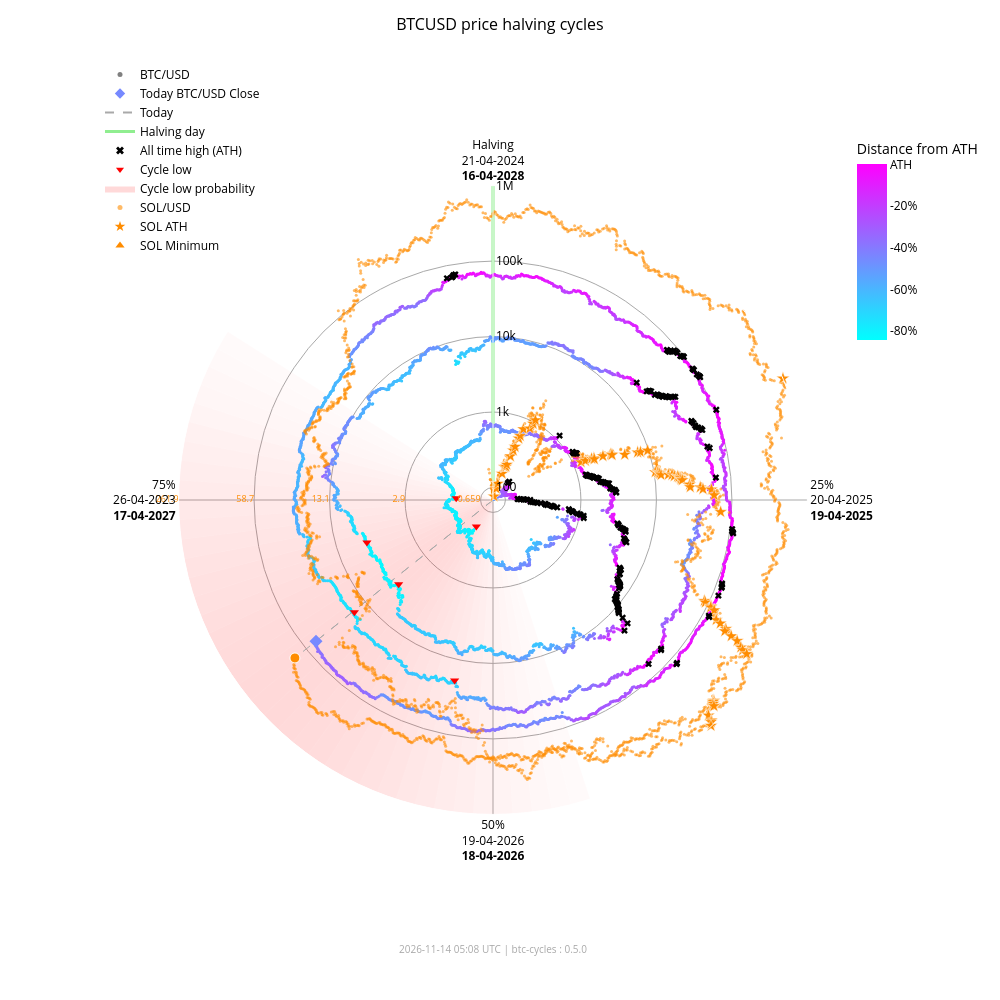

This figure's notebook cell:
### Markdown cell above
### Interactive chart with overlay

### Code cell
fig_overlay_interactive = btc.plot(
    kind="interactive",
    from_date="2012-11-28",
    overlay=sol,
)
fig_overlay_interactive.show(config={"scrollZoom": True, "displayModeBar": True})

### Figure 1 — Plotly figure (JSON) as saved in the notebook; plotly's stock layout.template omitted (floating-point values rounded to 4 significant figures; data arrays with more than 128 entries replaced by an {"elided": "..."} marker saying what was removed)
{"data": [{"fill": "toself", "fillcolor": "rgba(255,0,0,0.018306980149439524)", "hoverinfo": "skip", "line": {"width": 0}, "mode": "lines", "r": [68.43, 1000000, 1000000, 68.43, 68.43], "showlegend": false, "theta": [162.0, 162.0, 165.6, 165.6, 162.0], "type": "scatterpolar"}, {"fill": "toself", "fillcolor": "rgba(255,0,0,0.02405911634527998)", "hoverinfo": "skip", "line": {"width": 0}, "mode": "lines", "r": [68.43, 1000000, 1000000, 68.43, 68.43], "showlegend": false, "theta": [165.6, 165.6, 169.2, 169.2, 165.6], "type": "scatterpolar"}, {"fill": "toself", "fillcolor": "rgba(255,0,0,0.030803449372254352)", "hoverinfo": "skip", "line": {"width": 0}, "mode": "lines", "r": [68.43, 1000000, 1000000, 68.43, 68.43], "showlegend": false, "theta": [169.2, 169.2, 172.8, 172.8, 169.2], "type": "scatterpolar"}, {"fill": "toself", "fillcolor": "rgba(255,0,0,0.03847233586005252)", "hoverinfo": "skip", "line": {"width": 0}, "mode": "lines", "r": [68.43, 1000000, 1000000, 68.43, 68.43], "showlegend": false, "theta": [172.8, 172.8, 176.4, 176.4, 172.8], "type": "scatterpolar"}, {"fill": "toself", "fillcolor": "rgba(255,0,0,0.04694405159551339)", "hoverinfo": "skip", "line": {"width": 0}, "mode": "lines", "r": [68.43, 1000000, 1000000, 68.43, 68.43], "showlegend": false, "theta": [176.4, 176.4, 180.0, 180.0, 176.4], "type": "scatterpolar"}, {"fill": "toself", "fillcolor": "rgba(255,0,0,0.05605603979818329)", "hoverinfo": "skip", "line": {"width": 0}, "mode": "lines", "r": [68.43, 1000000, 1000000, 68.43, 68.43], "showlegend": false, "theta": [180.0, 180.0, 183.6, 183.6, 180.0], "type": "scatterpolar"}, {"fill": "toself", "fillcolor": "rgba(255,0,0,0.06562330627802694)", "hoverinfo": "skip", "line": {"width": 0}, "mode": "lines", "r": [68.43, 1000000, 1000000, 68.43, 68.43], "showlegend": false, "theta": [183.6, 183.6, 187.2, 187.2, 183.6], "type": "scatterpolar"}, {"fill": "toself", "fillcolor": "rgba(255,0,0,0.07545707932574237)", "hoverinfo": "skip", "line": {"width": 0}, "mode": "lines", "r": [68.43, 1000000, 1000000, 68.43, 68.43], "showlegend": false, "theta": [187.2, 187.2, 190.8, 190.8, 187.2], "type": "scatterpolar"}, {"fill": "toself", "fillcolor": "rgba(255,0,0,0.08537841060169407)", "hoverinfo": "skip", "line": {"width": 0}, "mode": "lines", "r": [68.43, 1000000, 1000000, 68.43, 68.43], "showlegend": false, "theta": [190.8, 190.8, 194.4, 194.4, 190.8], "type": "scatterpolar"}, {"fill": "toself", "fillcolor": "rgba(255,0,0,0.09522272137134848)", "hoverinfo": "skip", "line": {"width": 0}, "mode": "lines", "r": [68.43, 1000000, 1000000, 68.43, 68.43], "showlegend": false, "theta": [194.4, 194.4, 198.0, 198.0, 194.4], "type": "scatterpolar"}, {"fill": "toself", "fillcolor": "rgba(255,0,0,0.10483418800389058)", "hoverinfo": "skip", "line": {"width": 0}, "mode": "lines", "r": [68.43, 1000000, 1000000, 68.43, 68.43], "showlegend": false, "theta": [198.0, 198.0, 201.6, 201.6, 198.0], "type": "scatterpolar"}, {"fill": "toself", "fillcolor": "rgba(255,0,0,0.11405248627197925)", "hoverinfo": "skip", "line": {"width": 0}, "mode": "lines", "r": [68.43, 1000000, 1000000, 68.43, 68.43], "showlegend": false, "theta": [201.6, 201.6, 205.2, 205.2, 201.6], "type": "scatterpolar"}, {"fill": "toself", "fillcolor": "rgba(255,0,0,0.12269756305009562)", "hoverinfo": "skip", "line": {"width": 0}, "mode": "lines", "r": [68.43, 1000000, 1000000, 68.43, 68.43], "showlegend": false, "theta": [205.2, 205.2, 208.8, 208.8, 205.2], "type": "scatterpolar"}, {"fill": "toself", "fillcolor": "rgba(255,0,0,0.13055959037792858)", "hoverinfo": "skip", "line": {"width": 0}, "mode": "lines", "r": [68.43, 1000000, 1000000, 68.43, 68.43], "showlegend": false, "theta": [208.8, 208.8, 212.4, 212.4, 208.8], "type": "scatterpolar"}, {"fill": "toself", "fillcolor": "rgba(255,0,0,0.13740037014073872)", "hoverinfo": "skip", "line": {"width": 0}, "mode": "lines", "r": [68.43, 1000000, 1000000, 68.43, 68.43], "showlegend": false, "theta": [212.4, 212.4, 216.0, 216.0, 212.4], "type": "scatterpolar"}, {"fill": "toself", "fillcolor": "rgba(255,0,0,0.14296927208088228)", "hoverinfo": "skip", "line": {"width": 0}, "mode": "lines", "r": [68.43, 1000000, 1000000, 68.43, 68.43], "showlegend": false, "theta": [216.0, 216.0, 219.6, 219.6, 216.0], "type": "scatterpolar"}, {"fill": "toself", "fillcolor": "rgba(255,0,0,0.14703219887325494)", "hoverinfo": "skip", "line": {"width": 0}, "mode": "lines", "r": [68.43, 1000000, 1000000, 68.43, 68.43], "showlegend": false, "theta": [219.6, 219.6, 223.2, 223.2, 219.6], "type": "scatterpolar"}, {"fill": "toself", "fillcolor": "rgba(255,0,0,0.14940752827264187)", "hoverinfo": "skip", "line": {"width": 0}, "mode": "lines", "r": [68.43, 1000000, 1000000, 68.43, 68.43], "showlegend": false, "theta": [223.2, 223.2, 226.8, 226.8, 223.2], "type": "scatterpolar"}, {"fill": "toself", "fillcolor": "rgba(255,0,0,0.15)", "hoverinfo": "skip", "line": {"width": 0}, "mode": "lines", "r": [68.43, 1000000, 1000000, 68.43, 68.43], "showlegend": false, "theta": [226.8, 226.8, 230.4, 230.4, 226.8], "type": "scatterpolar"}, {"fill": "toself", "fillcolor": "rgba(255,0,0,0.14882314851976614)", "hoverinfo": "skip", "line": {"width": 0}, "mode": "lines", "r": [68.43, 1000000, 1000000, 68.43, 68.43], "showlegend": false, "theta": [230.4, 230.4, 234.0, 234.0, 230.4], "type": "scatterpolar"}, {"fill": "toself", "fillcolor": "rgba(255,0,0,0.14600334989350275)", "hoverinfo": "skip", "line": {"width": 0}, "mode": "lines", "r": [68.43, 1000000, 1000000, 68.43, 68.43], "showlegend": false, "theta": [234.0, 234.0, 237.6, 237.6, 234.0], "type": "scatterpolar"}, {"fill": "toself", "fillcolor": "rgba(255,0,0,0.14176315293000513)", "hoverinfo": "skip", "line": {"width": 0}, "mode": "lines", "r": [68.43, 1000000, 1000000, 68.43, 68.43], "showlegend": false, "theta": [237.6, 237.6, 241.2, 241.2, 237.6], "type": "scatterpolar"}, {"fill": "toself", "fillcolor": "rgba(255,0,0,0.1363869302869166)", "hoverinfo": "skip", "line": {"width": 0}, "mode": "lines", "r": [68.43, 1000000, 1000000, 68.43, 68.43], "showlegend": false, "theta": [241.2, 241.2, 244.8, 244.8, 241.2], "type": "scatterpolar"}, {"fill": "toself", "fillcolor": "rgba(255,0,0,0.13017643696734477)", "hoverinfo": "skip", "line": {"width": 0}, "mode": "lines", "r": [68.43, 1000000, 1000000, 68.43, 68.43], "showlegend": false, "theta": [244.8, 244.8, 248.4, 248.4, 244.8], "type": "scatterpolar"}, {"fill": "toself", "fillcolor": "rgba(255,0,0,0.1234063302665758)", "hoverinfo": "skip", "line": {"width": 0}, "mode": "lines", "r": [68.43, 1000000, 1000000, 68.43, 68.43], "showlegend": false, "theta": [248.4, 248.4, 252.0, 252.0, 248.4], "type": "scatterpolar"}, {"fill": "toself", "fillcolor": "rgba(255,0,0,0.11628949020714345)", "hoverinfo": "skip", "line": {"width": 0}, "mode": "lines", "r": [68.43, 1000000, 1000000, 68.43, 68.43], "showlegend": false, "theta": [252.0, 252.0, 255.6, 255.6, 252.0], "type": "scatterpolar"}, {"fill": "toself", "fillcolor": "rgba(255,0,0,0.108959277972535)", "hoverinfo": "skip", "line": {"width": 0}, "mode": "lines", "r": [68.43, 1000000, 1000000, 68.43, 68.43], "showlegend": false, "theta": [255.6, 255.6, 259.2, 259.2, 255.6], "type": "scatterpolar"}, {"fill": "toself", "fillcolor": "rgba(255,0,0,0.1014715299920515)", "hoverinfo": "skip", "line": {"width": 0}, "mode": "lines", "r": [68.43, 1000000, 1000000, 68.43, 68.43], "showlegend": false, "theta": [259.2, 259.2, 262.8, 262.8, 259.2], "type": "scatterpolar"}, {"fill": "toself", "fillcolor": "rgba(255,0,0,0.09382430417652897)", "hoverinfo": "skip", "line": {"width": 0}, "mode": "lines", "r": [68.43, 1000000, 1000000, 68.43, 68.43], "showlegend": false, "theta": [262.8, 262.8, 266.4, 266.4, 262.8], "type": "scatterpolar"}, {"fill": "toself", "fillcolor": "rgba(255,0,0,0.08598937207621672)", "hoverinfo": "skip", "line": {"width": 0}, "mode": "lines", "r": [68.43, 1000000, 1000000, 68.43, 68.43], "showlegend": false, "theta": [266.4, 266.4, 270.0, 270.0, 266.4], "type": "scatterpolar"}, {"fill": "toself", "fillcolor": "rgba(255,0,0,0.07794710108398434)", "hoverinfo": "skip", "line": {"width": 0}, "mode": "lines", "r": [68.43, 1000000, 1000000, 68.43, 68.43], "showlegend": false, "theta": [270.0, 270.0, 273.6, 273.6, 270.0], "type": "scatterpolar"}, {"fill": "toself", "fillcolor": "rgba(255,0,0,0.06971614429145927)", "hoverinfo": "skip", "line": {"width": 0}, "mode": "lines", "r": [68.43, 1000000, 1000000, 68.43, 68.43], "showlegend": false, "theta": [273.6, 273.6, 277.2, 277.2, 273.6], "type": "scatterpolar"}, {"fill": "toself", "fillcolor": "rgba(255,0,0,0.061371174705723626)", "hoverinfo": "skip", "line": {"width": 0}, "mode": "lines", "r": [68.43, 1000000, 1000000, 68.43, 68.43], "showlegend": false, "theta": [277.2, 277.2, 280.8, 280.8, 277.2], "type": "scatterpolar"}, {"fill": "toself", "fillcolor": "rgba(255,0,0,0.05304520605236535)", "hoverinfo": "skip", "line": {"width": 0}, "mode": "lines", "r": [68.43, 1000000, 1000000, 68.43, 68.43], "showlegend": false, "theta": [280.8, 280.8, 284.4, 284.4, 280.8], "type": "scatterpolar"}, {"fill": "toself", "fillcolor": "rgba(255,0,0,0.044916938988340704)", "hoverinfo": "skip", "line": {"width": 0}, "mode": "lines", "r": [68.43, 1000000, 1000000, 68.43, 68.43], "showlegend": false, "theta": [284.4, 284.4, 288.0, 288.0, 284.4], "type": "scatterpolar"}, {"fill": "toself", "fillcolor": "rgba(255,0,0,0.0371870550186571)", "hoverinfo": "skip", "line": {"width": 0}, "mode": "lines", "r": [68.43, 1000000, 1000000, 68.43, 68.43], "showlegend": false, "theta": [288.0, 288.0, 291.6, 291.6, 288.0], "type": "scatterpolar"}, {"fill": "toself", "fillcolor": "rgba(255,0,0,0.030049603184432498)", "hoverinfo": "skip", "line": {"width": 0}, "mode": "lines", "r": [68.43, 1000000, 1000000, 68.43, 68.43], "showlegend": false, "theta": [291.6, 291.6, 295.2, 295.2, 291.6], "type": "scatterpolar"}, {"fill": "toself", "fillcolor": "rgba(255,0,0,0.023665126797805223)", "hoverinfo": "skip", "line": {"width": 0}, "mode": "lines", "r": [68.43, 1000000, 1000000, 68.43, 68.43], "showlegend": false, "theta": [295.2, 295.2, 298.8, 298.8, 295.2], "type": "scatterpolar"}, {"fill": "toself", "fillcolor": "rgba(255,0,0,0.018141004067302662)", "hoverinfo": "skip", "line": {"width": 0}, "mode": "lines", "r": [68.43, 1000000, 1000000, 68.43, 68.43], "showlegend": false, "theta": [298.8, 298.8, 302.4, 302.4, 298.8], "type": "scatterpolar"}, {"hoverinfo": "skip", "line": {"color": "darkgrey", "dash": "dash", "width": 1}, "mode": "lines", "r": [68.43, 68250.0], "showlegend": false, "theta": [231.4, 231.4], "type": "scatterpolar"}, {"hoverinfo": "skip", "line": {"color": "darkgrey", "dash": "dash", "width": 1}, "mode": "lines", "r": [68.43, 155300.0], "showlegend": false, "theta": [231.4, 231.4], "type": "scatterpolar"}, {"hoverinfo": "skip", "line": {"color": "lightgreen", "width": 3}, "mode": "lines", "r": [68.43, 1000000], "showlegend": false, "theta": [0, 0], "type": "scatterpolar"}, {"hoverinfo": "text", "marker": {"color": {"elided": "4949 str values"}, "size": 3}, "mode": "markers", "r": {"elided": "4949 float values"}, "showlegend": false, "text": {"elided": "4949 str values"}, "theta": {"elided": "4949 float values"}, "type": "scatterpolar"}, {"hoverinfo": "text", "marker": {"color": "#FF8C00", "opacity": 0.6, "size": 3}, "mode": "markers", "r": {"elided": "2409 float values"}, "showlegend": false, "text": {"elided": "2409 str values"}, "theta": {"elided": "2409 float values"}, "type": "scatterpolar"}, {"hoverinfo": "text", "marker": {"color": "#7689ff", "size": 10, "symbol": "diamond"}, "mode": "markers", "r": [68250.0], "showlegend": false, "text": ["Today<br>Date: 2026-11-13<br>Price: $68,249.27"], "theta": [231.4], "type": "scatterpolar"}, {"hoverinfo": "text", "marker": {"color": "#FF8C00", "line": {"color": "white", "width": 1}, "size": 10, "symbol": "circle"}, "mode": "markers", "r": [155300.0], "showlegend": false, "text": ["Today SOL<br>Date: 2026-11-13<br>Price: $78.10"], "theta": [231.4], "type": "scatterpolar"}, {"hoverinfo": "text", "marker": {"color": "#FF8C00", "line": {"color": "white", "width": 0.5}, "size": 10, "symbol": "star"}, "mode": "markers", "r": [68.43, 76.69, 98.28, 115.1, 160.2, 199.2, 200.3, 203.8, 217.3, 287.8, 349.8, 397.3, 523.3, 573.2, 718.1, 798.5, 948.0, 1078.0, 1271.0, 1461.0, 1785.0, 1908.0, 1917.0, 2530.0, 3215.0, 3302.0, 3322.0, 4795.0, 7121.0, 7760.0, 9679.0, 10370.0, 11210.0, 11600.0, 11830.0, 12190.0, 15220.0, 16990.0, 18090.0, 20010.0, 20730.0, 21720.0, 21920.0, 22700.0, 28100.0, 28410.0, 38550.0, 41750.0, 54000.0, 58230.0, 71670.0, 86520.0, 90770.0, 111800.0, 112400.0, 128500.0, 155700.0, 182600.0, 229400.0, 231200.0, 295100.0, 371400.0, 451600.0, 493500.0, 583700.0, 612100.0, 618900.0, 644000.0, 686600.0, 744100.0, 879500.0, 907500.0, 980900.0, 1000000.0], "showlegend": false, "text": ["SOL ATH<br>Date: 2020-04-10<br>Price: $0.95", "SOL ATH<br>Date: 2020-07-12<br>Price: $1.02", "SOL ATH<br>Date: 2020-07-13<br>Price: $1.18", "SOL ATH<br>Date: 2020-07-15<br>Price: $1.29", "SOL ATH<br>Date: 2020-07-26<br>Price: $1.57", "SOL ATH<br>Date: 2020-07-27<br>Price: $1.78", "SOL ATH<br>Date: 2020-07-28<br>Price: $1.78", "SOL ATH<br>Date: 2020-08-03<br>Price: $1.80", "SOL ATH<br>Date: 2020-08-04<br>Price: $1.87", "SOL ATH<br>Date: 2020-08-06<br>Price: $2.21", "SOL ATH<br>Date: 2020-08-08<br>Price: $2.47", "SOL ATH<br>Date: 2020-08-09<br>Price: $2.67", "SOL ATH<br>Date: 2020-08-10<br>Price: $3.13", "SOL ATH<br>Date: 2020-08-11<br>Price: $3.30", "SOL ATH<br>Date: 2020-08-12<br>Price: $3.77", "SOL ATH<br>Date: 2020-08-28<br>Price: $4.01", "SOL ATH<br>Date: 2020-08-30<br>Price: $4.44", "SOL ATH<br>Date: 2020-08-31<br>Price: $4.78", "SOL ATH<br>Date: 2021-02-02<br>Price: $5.27", "SOL ATH<br>Date: 2021-02-03<br>Price: $5.72", "SOL ATH<br>Date: 2021-02-04<br>Price: $6.43", "SOL ATH<br>Date: 2021-02-05<br>Price: $6.68", "SOL ATH<br>Date: 2021-02-07<br>Price: $6.70", "SOL ATH<br>Date: 2021-02-08<br>Price: $7.88", "SOL ATH<br>Date: 2021-02-10<br>Price: $9.07", "SOL ATH<br>Date: 2021-02-11<br>Price: $9.22", "SOL ATH<br>Date: 2021-02-12<br>Price: $9.25", "SOL ATH<br>Date: 2021-02-19<br>Price: $11.47", "SOL ATH<br>Date: 2021-02-22<br>Price: $14.45", "SOL ATH<br>Date: 2021-02-23<br>Price: $15.20", "SOL ATH<br>Date: 2021-02-24<br>Price: $17.30", "SOL ATH<br>Date: 2021-03-28<br>Price: $18.02", "SOL ATH<br>Date: 2021-03-29<br>Price: $18.85", "SOL ATH<br>Date: 2021-03-30<br>Price: $19.23", "SOL ATH<br>Date: 2021-03-31<br>Price: $19.47", "SOL ATH<br>Date: 2021-04-02<br>Price: $19.81", "SOL ATH<br>Date: 2021-04-03<br>Price: $22.55", "SOL ATH<br>Date: 2021-04-04<br>Price: $24.06", "SOL ATH<br>Date: 2021-04-06<br>Price: $24.96", "SOL ATH<br>Date: 2021-04-07<br>Price: $26.48", "SOL ATH<br>Date: 2021-04-08<br>Price: $27.03", "SOL ATH<br>Date: 2021-04-09<br>Price: $27.78", "SOL ATH<br>Date: 2021-04-11<br>Price: $27.93", "SOL ATH<br>Date: 2021-04-12<br>Price: $28.51", "SOL ATH<br>Date: 2021-04-18<br>Price: $32.30", "SOL ATH<br>Date: 2021-04-21<br>Price: $32.51", "SOL ATH<br>Date: 2021-04-22<br>Price: $38.88", "SOL ATH<br>Date: 2021-04-24<br>Price: $40.74", "SOL ATH<br>Date: 2021-04-25<br>Price: $47.37", "SOL ATH<br>Date: 2021-05-01<br>Price: $49.51", "SOL ATH<br>Date: 2021-05-18<br>Price: $55.91", "SOL ATH<br>Date: 2021-08-16<br>Price: $62.43", "SOL ATH<br>Date: 2021-08-17<br>Price: $64.21", "SOL ATH<br>Date: 2021-08-18<br>Price: $72.54", "SOL ATH<br>Date: 2021-08-19<br>Price: $72.76", "SOL ATH<br>Date: 2021-08-20<br>Price: $78.72", "SOL ATH<br>Date: 2021-08-27<br>Price: $88.09", "SOL ATH<br>Date: 2021-08-28<br>Price: $96.70", "SOL ATH<br>Date: 2021-08-30<br>Price: $110.54", "SOL ATH<br>Date: 2021-09-01<br>Price: $111.03", "SOL ATH<br>Date: 2021-09-02<br>Price: $128.10", "SOL ATH<br>Date: 2021-09-03<br>Price: $146.58", "SOL ATH<br>Date: 2021-09-06<br>Price: $164.38", "SOL ATH<br>Date: 2021-09-07<br>Price: $173.15", "SOL ATH<br>Date: 2021-09-08<br>Price: $191.04", "SOL ATH<br>Date: 2021-10-22<br>Price: $196.43", "SOL ATH<br>Date: 2021-10-23<br>Price: $197.70", "SOL ATH<br>Date: 2021-10-24<br>Price: $202.36", "SOL ATH<br>Date: 2021-10-25<br>Price: $210.10", "SOL ATH<br>Date: 2021-11-02<br>Price: $220.24", "SOL ATH<br>Date: 2021-11-03<br>Price: $242.90", "SOL ATH<br>Date: 2021-11-04<br>Price: $247.39", "SOL ATH<br>Date: 2021-11-06<br>Price: $258.93", "SOL ATH<br>Date: 2025-01-18<br>Price: $261.87"], "theta": [352.0, 15.5, 15.75, 16.25, 19.0, 19.25, 19.5, 21.0, 21.25, 21.75, 22.25, 22.5, 22.75, 23.0, 23.25, 27.25, 27.75, 28.0, 66.75, 67.0, 67.25, 67.5, 68.0, 68.25, 68.75, 69.0, 69.25, 71.0, 71.75, 72.0, 72.25, 80.25, 80.5, 80.75, 81.0, 81.5, 81.75, 82.0, 82.5, 82.75, 83.0, 83.25, 83.75, 84.0, 85.5, 86.25, 86.5, 87.0, 87.25, 88.75, 93.0, 115.5, 115.8, 116.0, 116.2, 116.5, 118.2, 118.5, 119.0, 119.5, 119.8, 120.0, 120.7, 121.0, 121.3, 132.2, 132.5, 132.8, 133.0, 135.0, 135.2, 135.5, 136.0, 67.25], "type": "scatterpolar"}, {"hoverinfo": "text", "marker": {"color": "#FF8C00", "line": {"color": "white", "width": 0.5}, "size": 10, "symbol": "triangle-up"}, "mode": "markers", "r": [68.43], "showlegend": false, "text": ["SOL Minimum<br>Date: 2020-05-11<br>Price: $0.52"], "theta": [0.0], "type": "scatterpolar"}, {"hoverinfo": "text", "marker": {"color": "black", "size": 6, "symbol": "x"}, "mode": "markers", "r": {"elided": "182 float values"}, "showlegend": false, "text": {"elided": "182 str values"}, "theta": {"elided": "182 float values"}, "type": "scatterpolar"}, {"hoverinfo": "text", "marker": {"color": "red", "size": 8, "symbol": "triangle-down"}, "mode": "markers", "r": [178.1, 210.5, 3237.0, 3961.0, 19020.0, 15790.0], "showlegend": false, "text": ["Cycle Low<br>Date: 2015-01-14<br>Price: $178.10<br>ATH distance: -84.5%", "Cycle Low<br>Date: 2015-08-24<br>Price: $210.49<br>ATH distance: -81.7%", "Cycle Low<br>Date: 2018-12-15<br>Price: $3,236.76<br>ATH distance: -83.4%", "Cycle Low<br>Date: 2019-03-15<br>Price: $3,960.91<br>ATH distance: -79.7%", "Cycle Low<br>Date: 2022-06-18<br>Price: $19,017.64<br>ATH distance: -71.9%", "Cycle Low<br>Date: 2022-11-21<br>Price: $15,787.28<br>ATH distance: -76.6%"], "theta": [212.1, 272.7, 228.3, 251.4, 192.0, 231.0], "type": "scatterpolar"}, {"marker": {"color": "grey", "size": 5}, "mode": "markers", "name": "BTC/USD", "r": [null], "theta": [null], "type": "scatterpolar"}, {"marker": {"color": "#7689ff", "size": 8, "symbol": "diamond"}, "mode": "markers", "name": "Today BTC/USD Close", "r": [null], "theta": [null], "type": "scatterpolar"}, {"line": {"color": "darkgrey", "dash": "dash"}, "mode": "lines", "name": "Today", "r": [null], "theta": [null], "type": "scatterpolar"}, {"line": {"color": "lightgreen", "width": 3}, "mode": "lines", "name": "Halving day", "r": [null], "theta": [null], "type": "scatterpolar"}, {"marker": {"color": "black", "size": 7, "symbol": "x"}, "mode": "markers", "name": "All time high (ATH)", "r": [null], "theta": [null], "type": "scatterpolar"}, {"marker": {"color": "red", "size": 7, "symbol": "triangle-down"}, "mode": "markers", "name": "Cycle low", "r": [null], "theta": [null], "type": "scatterpolar"}, {"fill": "toself", "fillcolor": "rgba(255,0,0,0.15)", "line": {"width": 0}, "mode": "lines", "name": "Cycle low probability", "r": [null], "theta": [null], "type": "scatterpolar"}, {"marker": {"color": "#FF8C00", "opacity": 0.6, "size": 5}, "mode": "markers", "name": "SOL/USD", "r": [null], "theta": [null], "type": "scatterpolar"}, {"marker": {"color": "#FF8C00", "size": 8, "symbol": "star"}, "mode": "markers", "name": "SOL ATH", "r": [null], "theta": [null], "type": "scatterpolar"}, {"marker": {"color": "#FF8C00", "size": 8, "symbol": "triangle-up"}, "mode": "markers", "name": "SOL Minimum", "r": [null], "theta": [null], "type": "scatterpolar"}, {"hoverinfo": "skip", "marker": {"cmax": 0, "cmin": -0.8453, "color": [0], "colorbar": {"len": 0.25, "ticktext": ["ATH", "-20%", "-40%", "-60%", "-80%", "-100%"], "tickvals": [0, -0.2, -0.4, -0.6, -0.8, -1.0], "title": {"text": "Distance from ATH"}, "x": 0.95, "y": 0.92, "yanchor": "top"}, "colorscale": {"elided": "256x2 mixed values"}, "showscale": true, "size": 0}, "mode": "markers", "r": [null], "showlegend": false, "theta": [null], "type": "scatterpolar"}, {"hoverinfo": "skip", "mode": "text", "r": [100, 1000, 10000, 100000, 1000000], "showlegend": false, "text": ["0.659", "2.9", "13.1", "58.7", "261.9"], "textfont": {"color": "#FF8C00", "size": 9}, "textposition": "middle left", "theta": [270, 270, 270, 270, 270], "type": "scatterpolar"}], "layout": {"annotations": [{"font": {"color": "darkgrey", "size": 10}, "showarrow": false, "text": "2026-11-14 05:08 UTC | btc-cycles : 0.5.0", "x": 0.5, "xref": "paper", "y": -0.02, "yref": "paper"}], "font": {"color": "black"}, "height": 1000, "legend": {"bgcolor": "rgba(0,0,0,0)", "font": {"color": "black"}, "x": 0.0, "y": 1.0}, "margin": {"b": 60, "l": 100, "r": 80, "t": 60}, "paper_bgcolor": "white", "plot_bgcolor": "white", "polar": {"angularaxis": {"color": "black", "direction": "clockwise", "gridcolor": "darkgrey", "rotation": 90, "ticktext": ["Halving<br>21-04-2024<br><b>16-04-2028</b>", "25%<br>20-04-2025<br><b>19-04-2025</b>", "50%<br>19-04-2026<br><b>18-04-2026</b>", "75%<br>26-04-2023<br><b>17-04-2027</b>"], "tickvals": [0, 90, 180, 270]}, "bgcolor": "white", "domain": {"x": [0.1, 0.9], "y": [0.05, 0.95]}, "radialaxis": {"angle": 90, "color": "black", "gridcolor": "darkgrey", "range": [1.835, 6.0], "tickangle": 90, "ticktext": ["100", "1k", "10k", "100k", "1M"], "tickvals": [100, 1000, 10000, 100000, 1000000], "type": "log"}}, "title": {"font": {"color": "black", "size": 16}, "text": "BTCUSD price halving cycles", "x": 0.5}, "width": 1000}}
